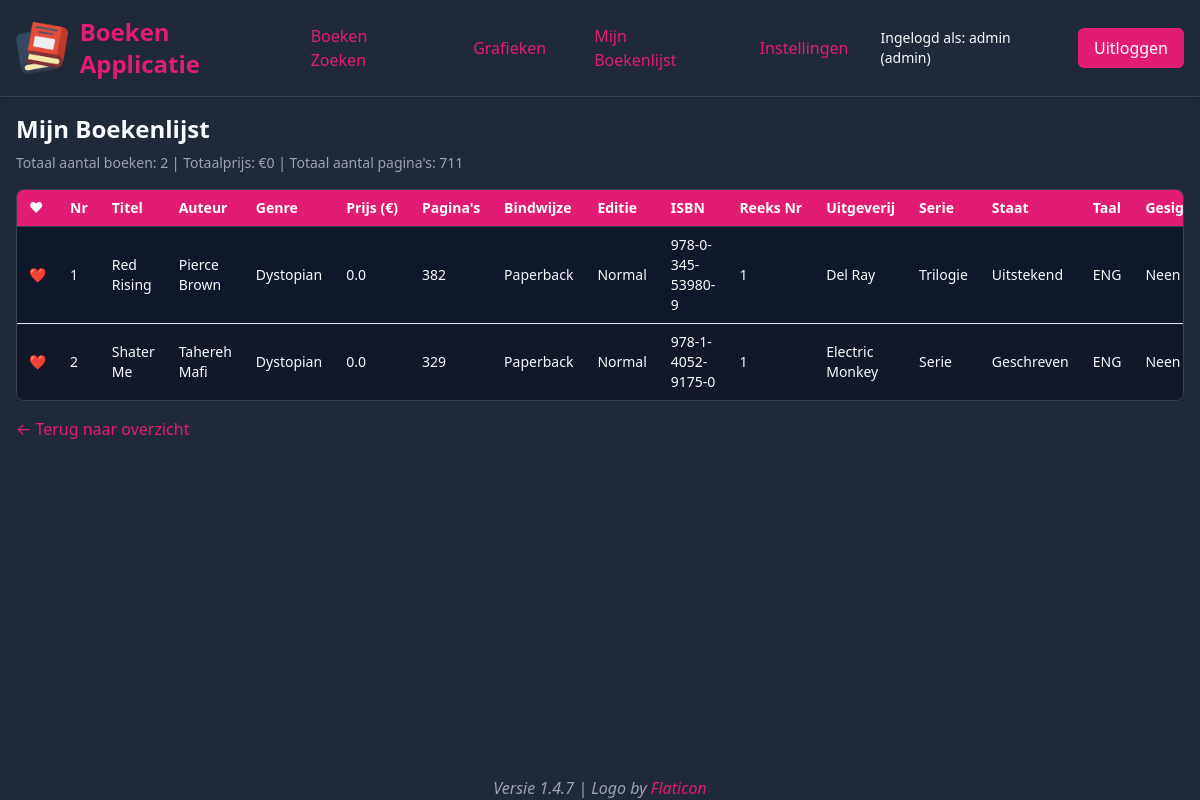
The app's page /mijn_boekenlijst (signed in) with its own data.
### tables this page shows
CREATE TABLE books
                 (id INTEGER PRIMARY KEY AUTOINCREMENT,
                  titel TEXT,
                  auteur_voornaam TEXT,
                  auteur_achternaam TEXT,
                  genre TEXT,
                  prijs REAL,
                  paginas INTEGER,
                  bindwijze TEXT,
                  edition TEXT,
                  isbn TEXT,
                  reeks_nr TEXT,
                  uitgeverij TEXT,
                  serie TEXT,
                  staat TEXT,
                  taal TEXT,
                  gesigneerd TEXT,
                  gelezen TEXT,
                  added_date TEXT, land TEXT DEFAULT '');

### app.py (the view)
@app.route("/mijn_boekenlijst")
def mijn_boekenlijst():
    if "user_id" not in session:
        return redirect(url_for("login"))
    user_id = session["user_id"]
    liked_ids = get_user_likes(user_id)
    books = get_books_by_ids(liked_ids)  # lijst van tuples
    settings = get_user_settings(user_id)
    total_price = sum(book[5] or 0 for book in books)
    total_pages = sum(book[6] or 0 for book in books)
    filters = {}
    is_admin = session.get("role") == "admin"
    edit_book_data = None
    user_likes = liked_ids
    return render_template(
        "mijn_boekenlijst.html",
        books=books,
        total_price=total_price,
        total_pages=total_pages,
        filters=filters,
        is_admin=is_admin,
        edit_book_data=edit_book_data,
        user_likes=user_likes,
        settings=settings
    )

### app.py (called while the page is built)
@app.context_processor
def inject_is_admin():
    return dict(is_admin=is_admin())

def get_user_settings(user_id):
    conn = get_db_connection()
    c = conn.cursor()
    c.execute('SELECT color, dark_mode FROM users WHERE id = ?', (user_id,))
    result = c.fetchone()
    conn.close()
    return {'color': result[0] if result else '#e31c73', 'dark_mode': result[1] if result else True}

### models/book.py (called while the page is built)
def get_user_likes(user_id):
    conn = sqlite3.connect(DB_PATH)
    c = conn.cursor()
    c.execute("SELECT book_id FROM likes WHERE user_id = ?", (user_id,))
    rows = c.fetchall()
    conn.close()
    return {row[0] for row in rows}

def get_books_by_ids(book_ids):
    if not book_ids:
        return []
    conn = sqlite3.connect(DB_PATH)
    c = conn.cursor()
    placeholders = ",".join("?" for _ in book_ids)
    query = f"SELECT * FROM books WHERE id IN ({placeholders})"
    c.execute(query, tuple(book_ids))
    rows = c.fetchall()
    conn.close()
    return rows

### models/database.py (called while the page is built)
def get_db_connection():
    conn = sqlite3.connect('books.db')
    conn.row_factory = sqlite3.Row
    return conn

### models/user.py (called while the page is built)
def is_admin():
    role = session.get('role')
    logger.debug(f"is_admin check - Session role: {role}")
    return role == 'admin'

### templates/mijn_boekenlijst.html (shortened to what this page needs)
<!DOCTYPE html>
<html lang="nl">
<head>
  <link href="https://cdn.jsdelivr.net/npm/tailwindcss@2.2.19/dist/tailwind.min.css" rel="stylesheet">
</head>
<body class="min-h-screen flex flex-col">
  <header class="shadow" style="border-bottom: 1px solid var(--border-color);">
    <div class="container mx-auto max-w-7xl p-4 flex justify-between items-center">
      <div class="flex items-center space-x-3">
        <a href="{{ url_for('index') }}">
          <img src="{{ url_for('static', filename='images/logo.png') }}" alt="Boeken Applicatie Logo" class="logo" />
        </a>
        <a href="{{ url_for('index') }}" class="text-2xl font-bold link-primary">Boeken Applicatie</a>
      </div>
      <nav class="flex space-x-4 items-center">
        <a href="{{ url_for('index') }}" class="px-4 py-2 rounded-md font-medium link-primary">Boeken Zoeken</a>
        <a href="{{ url_for('statistics') }}" class="px-4 py-2 rounded-md font-medium link-primary">Grafieken</a>
        {% if session.username %}
          <a href="{{ url_for('mijn_boekenlijst') }}" class="px-4 py-2 rounded-md font-medium link-primary">Mijn Boekenlijst</a>
          <a href="{{ url_for('settings') }}" class="px-4 py-2 rounded-md font-medium link-primary">Instellingen</a>
          <span class="text-sm">Ingelogd als: {{ session.username }} ({{ session.role }})</span>
          <a href="{{ url_for('logout') }}" class="px-4 py-2 rounded-md btn-primary">Uitloggen</a>
        {% else %}
          <a href="{{ url_for('login') }}" class="px-4 py-2 rounded-md btn-primary">Inloggen</a>
          <a href="{{ url_for('register') }}" class="px-4 py-2 rounded-md btn-primary">Registreren</a>
        {% endif %}
      </nav>
    </div>
  </header>
  <div class="container mx-auto max-w-7xl p-4 flex-1 flex flex-col">
      {% if books %}
      <h2 class="text-2xl font-bold mb-2">Mijn Boekenlijst</h2>
      <p class="mb-4 text-sm" style="color: var(--muted);">
        Totaal aantal boeken: <span id="totalBooks">{{ books | length }}</span>
        | Totaalprijs: €<span id="totalPrice">{{ total_price | round(2) }}</span>
        | Totaal aantal pagina's: <span id="totalPages">{{ total_pages }}</span>
      </p>
      <div class="overflow-x-auto rounded-lg shadow-sm border" style="border-color: var(--border-color);">
        <table class="min-w-full divide-y" style="border-color: var(--border-color);">
          <thead style="background-color: var(--primary-color); color: #ffffff;">
            <tr>
              <th class="px-3 py-2 text-left text-sm font-semibold">♥</th>
              <th class="px-3 py-2 text-left text-sm font-semibold">Nr</th>
              <th class="px-3 py-2 text-left text-sm font-semibold">Titel</th>
              <th class="px-3 py-2 text-left text-sm font-semibold">Auteur</th>
              <th class="px-3 py-2 text-left text-sm font-semibold">Genre</th>
              <th class="px-3 py-2 text-left text-sm font-semibold">Prijs (€)</th>
              <th class="px-3 py-2 text-left text-sm font-semibold">Pagina's</th>
              <th class="px-3 py-2 text-left text-sm font-semibold">Bindwijze</th>
              <th class="px-3 py-2 text-left text-sm font-semibold">Editie</th>
              <th class="px-3 py-2 text-left text-sm font-semibold">ISBN</th>
              <th class="px-3 py-2 text-left text-sm font-semibold">Reeks Nr</th>
              <th class="px-3 py-2 text-left text-sm font-semibold">Uitgeverij</th>
              <th class="px-3 py-2 text-left text-sm font-semibold">Serie</th>
              <th class="px-3 py-2 text-left text-sm font-semibold">Staat</th>
              <th class="px-3 py-2 text-left text-sm font-semibold">Taal</th>
              <th class="px-3 py-2 text-left text-sm font-semibold">Gesigneerd</th>
            </tr>
          </thead>
          <tbody id="booksTable" class="divide-y" style="border-color: var(--border-color);">
            {% for book in books %}
              <tr style="background-color: {{ 'var(--row-even)' if loop.index % 2 == 0 else 'var(--row-odd)' }};">
                <td class="px-3 py-2 text-sm">
                  <button onclick="toggleLike({{ book[0] }})" class="like-btn">
                    {% if session.user_id and book[0] in user_likes %}
                      ❤️
                    {% else %}
                      🤍
                    {% endif %}
                  </button>
                </td>
                <td class="px-3 py-2 text-sm">{{ loop.index }}</td>
                <td class="px-3 py-2 text-sm">{{ book[1] }}</td>
                <td class="px-3 py-2 text-sm">{{ book[2] }} {{ book[3] }}</td>
                <td class="px-3 py-2 text-sm">{{ book[4] }}</td>
                <td class="px-3 py-2 text-sm">{{ book[5] | round(2) }}</td>
                <td class="px-3 py-2 text-sm">{{ book[6] }}</td>
                <td class="px-3 py-2 text-sm">{{ book[7] }}</td>
                <td class="px-3 py-2 text-sm">{{ book[8] }}</td>
                <td class="px-3 py-2 text-sm">{{ book[9] }}</td>
                <td class="px-3 py-2 text-sm">{{ book[10] }}</td>
                <td class="px-3 py-2 text-sm">{{ book[11] }}</td>
                <td class="px-3 py-2 text-sm">{{ book[12] }}</td>
                <td class="px-3 py-2 text-sm">{{ book[13] }}</td>
                <td class="px-3 py-2 text-sm">{{ book[14] }}</td>
                <td class="px-3 py-2 text-sm">{{ book[15] }}</td>
              </tr>
            {% endfor %}
          </tbody>
        </table>
      </div>
      {% else %}
        <p class="text-center text-gray-500 dark:text-gray-400">Je hebt nog geen boeken geliket.</p>
      {% endif %}
      <div class="mt-4">
        <a href="{{ url_for('index') }}" class="link-primary">← Terug naar overzicht</a>
      </div>
    </div>
    <p class="text-center mt-6 italic" style="color: var(--muted);">Versie 1.4.7 | Logo by <a href="https://www.flaticon.com" class="link-primary">Flaticon</a></p>
</body>
</html>

### records on screen
books: titel "Red Rising", auteur_voornaam "Pierce", auteur_achternaam "Brown", genre "Dystopian", prijs "0.0", paginas "382", bindwijze "Paperback", edition "Normal", isbn "978-0-345-53980-9", reeks_nr "1", uitgeverij "Del Ray", serie "Trilogie", staat "Uitstekend", taal "ENG", gesigneerd "Neen"
books: titel "Shater Me", auteur_voornaam "Tahereh", auteur_achternaam "Mafi", genre "Dystopian", prijs "0.0", paginas "329", bindwijze "Paperback", edition "Normal", isbn "978-1-4052-9175-0", reeks_nr "1", uitgeverij "Electric Monkey", serie "Serie", staat "Geschreven", taal "ENG", gesigneerd "Neen"

### other values on screen
{{ session.username }} "admin"
{{ session.role }} "admin"
{{ books | length }} "2"
{{ total_price | round(2) }} "0"
{{ total_pages }} "711"
